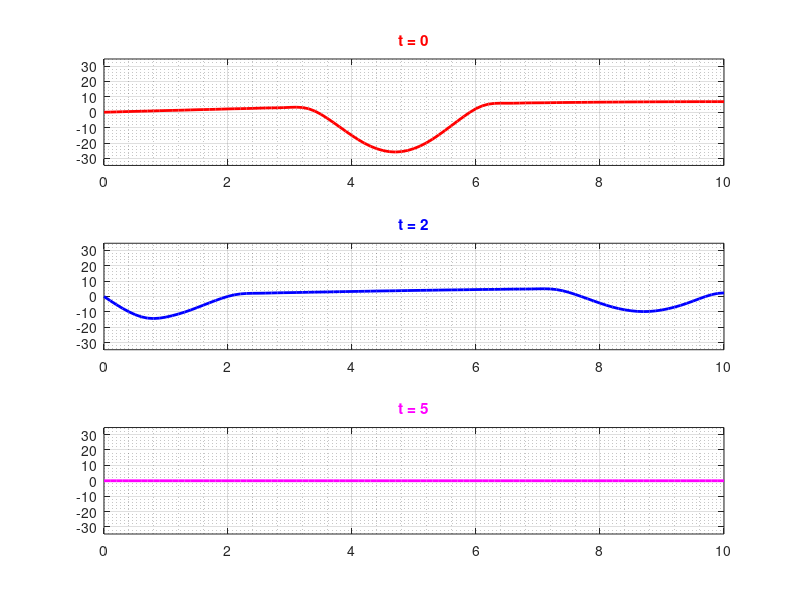

This figure's MATLAB source:
function task22
% The case where a = 2
clf 
clc

% Define the variables given in the task
L = 10;
a = 2;
x = 0:L / 100:L;
t(1) = 0;
t(2) = 2;
t(3) = 5;

% Plot the movement of the string in the given moments t(1) = 0, t(2) = 2, t(3) = 5
for i = 1 : length(t)
    % Plot the graphics in the moment t(0) = 0
    subplot(3, 1, 1)
    plot(x, fourier(x, t(1)), 'r', 'LineWidth', 2)
    title('t = 0', 'Color', 'r')
    % Constraints for y: -11*pi and 11*pi are chosen 
    % in order to get better view of the graphics
    axis([0 L -11*pi 11*pi]) 
    grid on
    grid minor
    
    % Plot the graphics in the moment t(1) = 2
    subplot(3, 1, 2)
    plot(x, fourier(x, t(2)), 'b', 'LineWidth', 2)
    title('t = 2', 'Color', 'b')
    axis([0 L -11*pi 11*pi])
    grid on
    grid minor
   
    % Plot the graphics in the moment t(2) = 5
    subplot(3, 1, 3)
    plot(x, fourier(x, t(3)), 'm', 'LineWidth', 2)
    title('t = 5', 'Color', 'm')
    axis([0 L -11*pi 11*pi])
    grid on
    grid minor
    
    M(i) = getframe;
end
movie(M, 3);

% Define Fourier function
function y = fourier(x, t)
    y = 0;
    for k = 1:35 % 35th partial sum
        % Define Xk
        Xk = sin(((2*k+1)*pi/(2*L)).*x);
        % Define Ak
        Ak = (2/L)*trapz(x, phi(x).*Xk);
        % Define Bk
        Bk = (4/(2*k+1)*pi*a)*trapz(x, psi(x).*Xk);
        % Define Tk
        Tk = Ak*cos((2*k+1)*pi*a*t/(2*L)) + Bk*sin((2*k+1)*pi*a*t/(2*L));
        y = y + Xk.*Tk;
    end
end

% Define function phi(x)
function y = phi(x)
    for j = 1:length(x)
        if pi <= x(j) && x(j) <= 2*pi
            y(j) = -5*((x(j)-pi)^2)*((x(j)-2*pi)^2);
        elseif (0 <= x(j) && x(j) < pi) || (2*pi < x(j) && x(j) <= L)
            y(j) = 0;
        end
    end
end

% Define function psi(x)
function y = psi(x)
    y = 0;
end

end